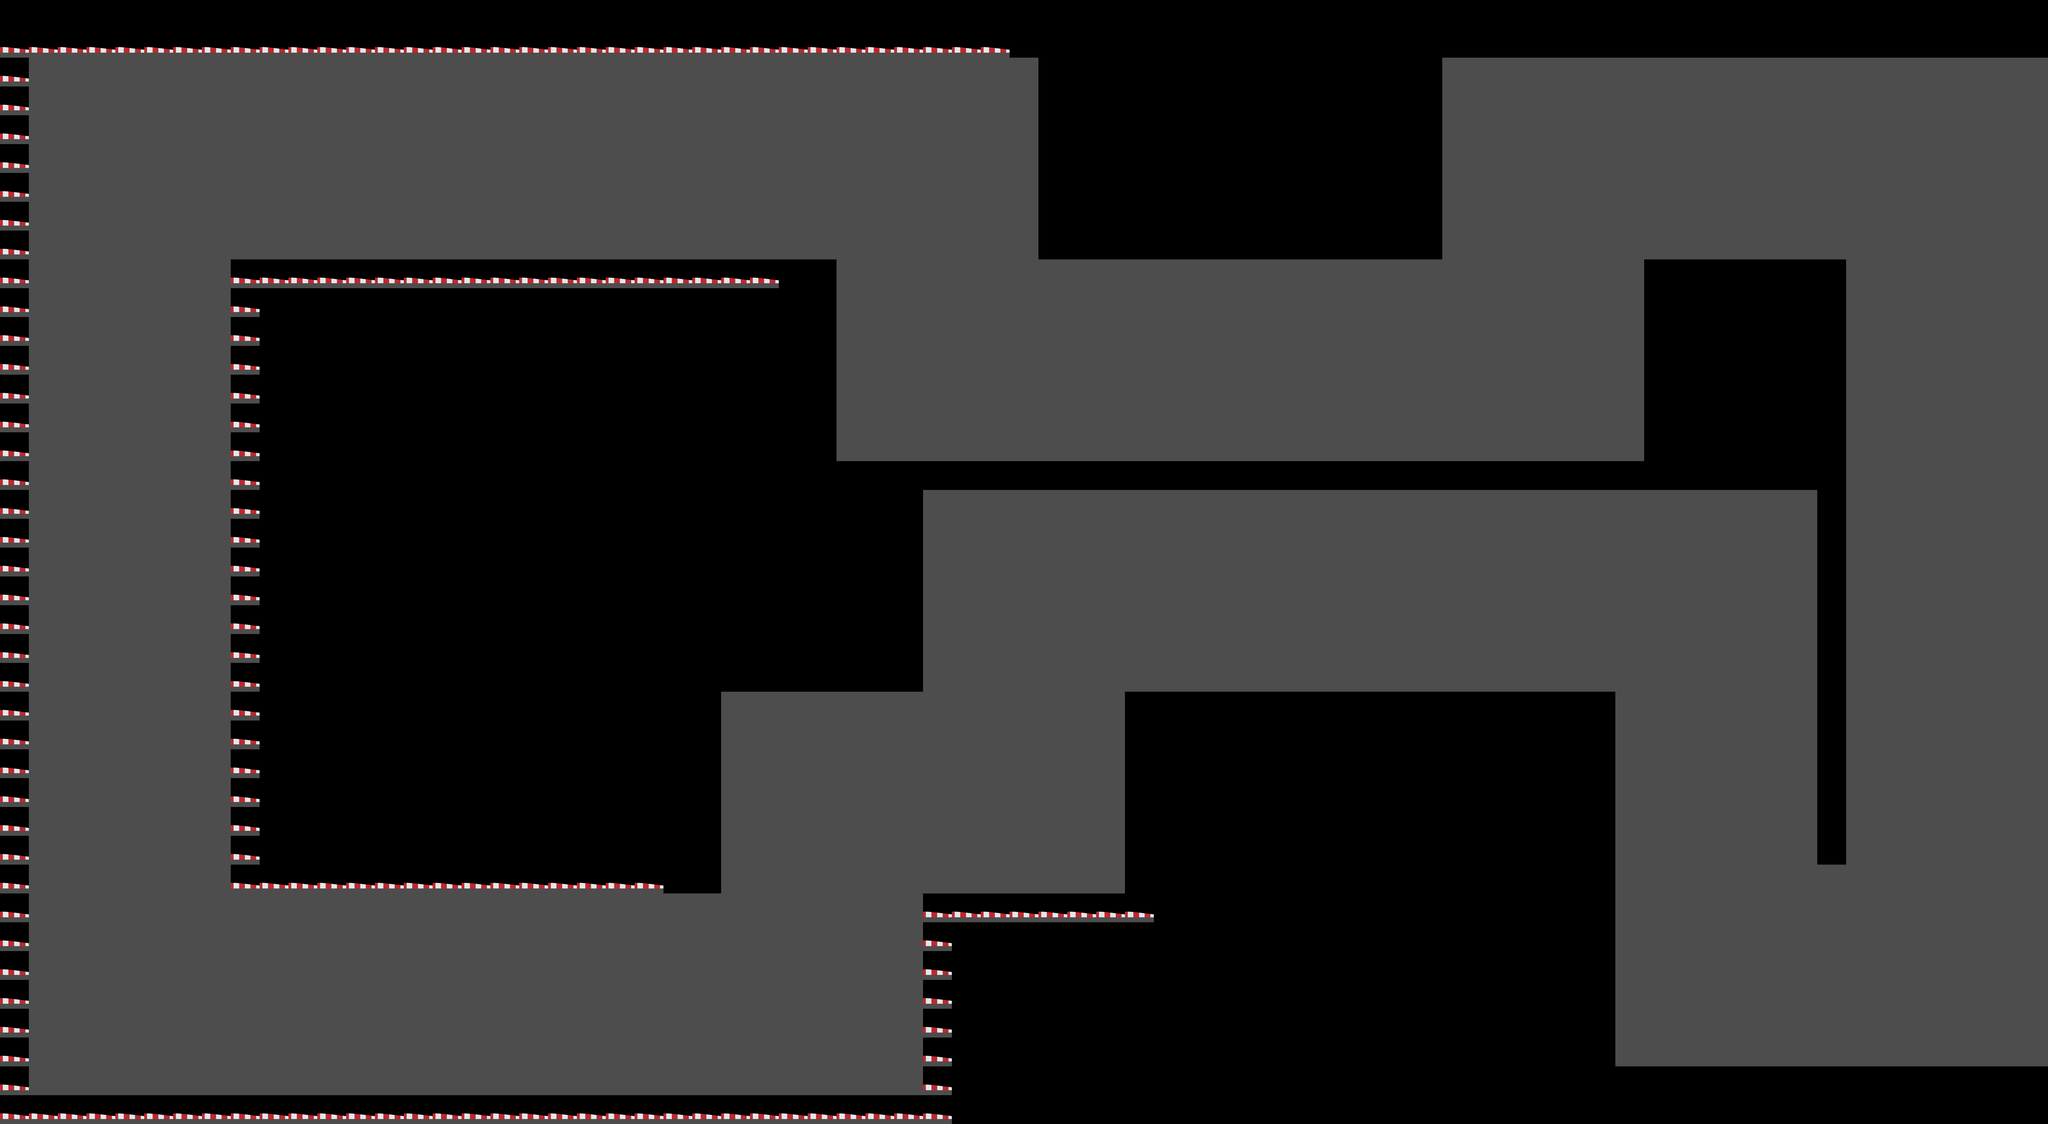

The image is a tile-based game level rendered from a .tmx file. Its description and source (layers, tilesets, objects; grid data summarised) follow:
An orthogonal 71x39 tile map with 128x128 px tiles, 1 tile layer (Capa de patrones 1) and 26 objects.

<map version="1.10" tiledversion="1.10.2" orientation="orthogonal" renderorder="right-down" width="71" height="39" tilewidth="128" tileheight="128" infinite="0" nextlayerid="4" nextobjectid="29">
 <tileset firstgid="1" source="assetsPistaPrueba.tsx" />
 <layer id="1" name="Capa de patrones 1" width="71" height="39">
  <data>[2769 cells, 1757 non-empty, 3 distinct tile ids]</data>
 </layer>
 <objectgroup id="3" name="wall">
  <object id="2" x="-8" y="200" width="160" height="4776" />
  <object id="3" x="-24" y="4864" width="4240" height="136" />
  <object id="4" x="4096" y="3960" width="136" height="1056" />
  <object id="6" x="5000" y="3080" width="112" height="1016" />
  <object id="7" x="4104" y="3960" width="1016" height="136" />
  <object id="9" x="8" y="112" width="4600" height="160" />
  <object id="10" x="4576" y="128" width="144" height="1016" />
  <object id="11" x="4584" y="1016" width="1808" height="120" />
  <object id="12" x="6288" y="120" width="104" height="1024" />
  <object id="13" x="6272" y="120" width="2824" height="152" />
  <object id="14" x="8960" y="120" width="144" height="4736" />
  <object id="15" x="7024" y="4744" width="2080" height="112" />
  <object id="16" x="7032" y="3080" width="136" height="1784" />
  <object id="17" x="5000" y="3080" width="2168" height="128" />
  <object id="18" x="8072" y="1152" width="128" height="2696" />
  <object id="19" x="7304" y="1144" width="912" height="120" />
  <object id="20" x="7288" y="1144" width="128" height="1016" />
  <object id="21" x="3728" y="2048" width="4488" height="128" />
  <object id="22" x="3992" y="2040" width="96" height="1032" />
  <object id="23" x="3072" y="2952" width="1024" height="112" />
  <object id="24" x="3064" y="2944" width="128" height="1016" />
  <object id="25" x="1024" y="3864" width="2176" height="96" />
  <object id="26" x="1024" y="1144" width="144" height="2816" />
  <object id="27" x="1024" y="1144" width="2680" height="96" />
  <object id="28" x="3552" y="1136" width="168" height="1024" />
 </objectgroup>
 <objectgroup id="2" name="player">
  <object id="1" x="488" y="1592" width="216" height="512" />
 </objectgroup>
</map>
